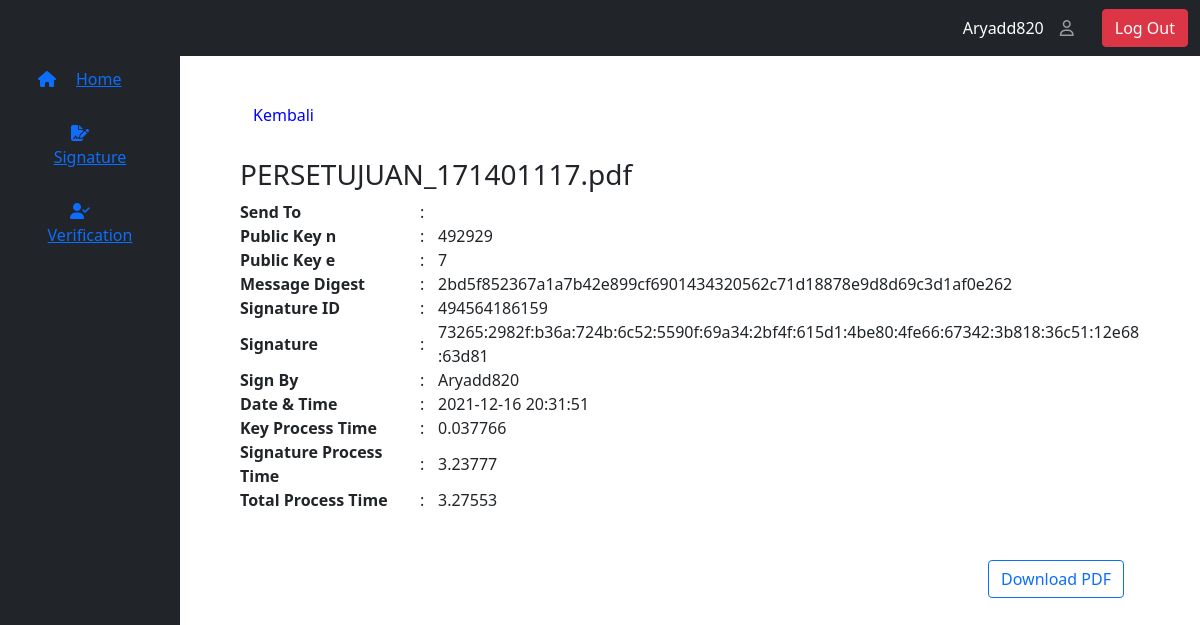
/view/sign-dt.php?info=27 (signed in), run on the app's committed database.
### tables this page shows
CREATE TABLE `signature` (
  `id` int(11) NOT NULL,
  `prime_p` int(11) NOT NULL,
  `prime_q` int(11) NOT NULL,
  `pubkey_n` int(11) NOT NULL,
  `pubkey_e` int(11) NOT NULL,
  `private_key` int(11) NOT NULL,
  `message_digest` varchar(255) NOT NULL,
  `signv_id` varchar(255) NOT NULL,
  `sign_value` varchar(255) NOT NULL,
  `sign_byID` int(11) NOT NULL,
  `sign_by` varchar(255) NOT NULL,
  `pdf_name` varchar(255) NOT NULL,
  `pdf_newname` varchar(255) NOT NULL,
  `user_received` varchar(255) DEFAULT NULL,
  `date` datetime DEFAULT current_timestamp(),
  `time_k` float NOT NULL,
  `time_s` float NOT NULL,
  `process_time` float NOT NULL
);

### view/sign-dt.php (the view, shortened to what this page needs)
<?php
require_once("../controller/connect.php");
$id_userlog = $_SESSION['user']['id'];
$get_signid = $_GET['info'];
$sql = "SELECT * FROM signature WHERE sign_byID = $id_userlog AND id = $get_signid";
$query = $connect->query($sql);
$datas = $query->fetchAll(PDO::FETCH_ASSOC);
foreach ($datas as $data) {
    $getData = $data['id'];
    $getPDF = $data['pdf_name'];
    $getPDFdw = $data['pdf_newname'];
    $getTO = $data['user_received'];
    $getPubKeyN = $data['pubkey_n'];
    $getPubKeyE = $data['pubkey_e'];
    $getMD = $data['message_digest'];
    $getSignVid = $data['signv_id'];
    $getSignV = $data['sign_value'];
    $getSignBy = $data['sign_by'];
    $getDate = $data['date'];
    $getTimePrK = $data['time_k'];
    $getTimePrS = $data['time_s'];
    $getTimePr = $data['process_time'];
}
?>
<!DOCTYPE html>
<html lang="en">
<head>
    <link href="https://cdn.jsdelivr.net/npm/bootstrap@5.1.0/dist/css/bootstrap.min.css" rel="stylesheet">
    <link rel="stylesheet" href="../view/css/styles.css">
</head>
<body>
    <section>
        <nav class="navbar navbar-expand-lg navbar-dark bg-dark">
            <div class="container-fluid">
            <ul class="navbar-nav ms-auto username">
                    <li class="nav-item">
                        <a class="nav-link active" aria-current="page" href="#"><?php echo $_SESSION['user']['username']?></a>
                    </li>
                    <li class="nav-item">
                        <a class="nav-link" href="#"><i class="far fa-user"></i></a>
                    </li>
                </ul>
                <a class="btn btn-danger" href="../controller/logout.php">Log Out</a>
            </div>
        </nav>
        <div class="sidebar">
            <a href="mainpage.php">
                <div class="sidebar-content">
                    <button class="btn btn-link">
                        <p><i class="fas fa-home"></i>Home</p>
                    </button>
                </div>
            </a>
            <a href="signature.php">
                <div class="sidebar-content">
                    <button class="btn btn-link">
                        <p><i class="fas fa-file-signature"></i>Signature</p>
                    </button>
                </div>
            </a>
            <a href="verification.php">
                <div class="sidebar-content">
                    <button class="btn btn-link">
                        <p><i class="fas fa-user-check"></i>Verification</p>
                    </button>
                </div>
            </a>
        </div>
        <div class="contentmain">
            <div class="mainpage2">
                <a href="signature.php" type="button" class="btn btn-link" style="color: blue;">Kembali</a>
                <br>
                <br>
                <h3><?php echo $getPDF?></h3>
                <table class="dt-table">
                    <tr>
                        <th class="dt-title">Send To</th>
                        <td class="dt-dot">:</td>
                        <td class="dt-value"><?php echo $getTO ?></td>
                    </tr>
                    <tr>
                        <th class="dt-title">Public Key n</th>
                        <td class="dt-dot">:</td>
                        <td class="dt-value"><?php echo $getPubKeyN ?></td>
                    </tr>
                    <tr>
                        <th class="dt-title">Public Key e</th>
                        <td class="dt-dot">:</td>
                        <td class="dt-value"><?php echo $getPubKeyE ?></td>
                    </tr>
                    <tr>
                        <th class="dt-title">Message Digest</th>
                        <td class="dt-dot">:</td>
                        <td class="dt-value"><?php echo $getMD ?></td>
                    </tr>
                    <tr>
                        <th class="dt-title">Signature ID</th>
                        <td class="dt-dot">:</td>
                        <td class="dt-value"><?php echo $getSignVid ?></td>
                    </tr>
                    <tr>
                        <th class="dt-title">Signature</th>
                        <td class="dt-dot">:</td>
                        <td class="dt-value"><?php echo $getSignV ?></td>
                    </tr>
                    <tr>
                        <th class="dt-title">Sign By</th>
                        <td class="dt-dot">:</td>
                        <td class="dt-value"><?php echo $getSignBy ?></td>
                    </tr>
                    <tr>
                        <th class="dt-title">Date & Time</th>
                        <td class="dt-dot">:</td>
                        <td class="dt-value"><?php echo $getDate?></td>
                    </tr>
                    <tr>
                        <th class="dt-title">Key Process Time</th>
                        <td class="dt-dot">:</td>
                        <td class="dt-value"><?php echo $getTimePrK ?></td>
                    </tr>
                    <tr>
                        <th class="dt-title">Signature Process Time</th>
                        <td class="dt-dot">:</td>
                        <td class="dt-value"><?php echo $getTimePrS ?></td>
                    </tr>
                    <tr>
                        <th class="dt-title">Total Process Time</th>
                        <td class="dt-dot">:</td>
                        <td class="dt-value"><?php echo $getTimePr ?></td>
                    </tr>
                </table>
            </div>
            <br>
            <br>
            <div class="d-flex justify-content-end">
                <a class="btn btn-outline-primary me-3" href="../controller/download.php?id=<?php echo $getData ?>&file=<?php echo $getPDFdw?>">Download PDF</a>
            </div>
        </div>
    </section>
</body>
</html>

### view/css/styles.css (style rules this page uses)
* { padding: 0; margin: 0; box-sizing: border-box; }
.username { padding-right: 20px; }
.sidebar { position: absolute; top: 0; left: 0; background-color: rgb(33, 37, 41); opacity: 1; width: 15%; height: 100%; padding-top: 5%; }
.sidebar .sidebar-content { position: static; display: flex; color: #fff; align-items:center; justify-content:space-between; padding: 0 25px; }
.sidebar .sidebar-content .btn { text-decoration: none; }
.sidebar .sidebar-content .btn p i { padding-right: 20px; }
.contentmain { position: absolute; top: auto; right: auto; margin-left: 20%; padding-top: 20px; width: 75%; }
.contentmain .mainpage2 { padding-top: 20px; width: 100%; }
.contentmain .mainpage2 a { text-decoration: none; color: #111; }
.contentmain .mainpage2 .dt-table { width: 100%; border-collapse: collapse; table-layout: fixed; }
.contentmain .mainpage2 .dt-table .dt-title { width: 20%; }
.contentmain .mainpage2 .dt-table .dt-dot { width: 2%; }
.contentmain .mainpage2 .dt-table .dt-value { word-wrap: break-word; }

### data on the page
signature: pdf_name "PERSETUJUAN_171401117.pdf", pubkey_n "492929", pubkey_e "7", message_digest "2bd5f852367a1a7b42e899cf6901434320562c71d18878e9d8d69c3d1af0e262", signv "494564186159", sign_value "73265:2982f:b36a:724b:6c52:5590f:69a34:2bf4f:615d1:4be80:4fe66:67342:3b818:36c51:12e68:63d81", sign_by "Aryadd820", date "2021-12-16 20:31:51", time_k "0.037766", time_s "3.23777", process_time "3.27553"

### other printed values
$_SESSION['user']['username'] "Aryadd820"
